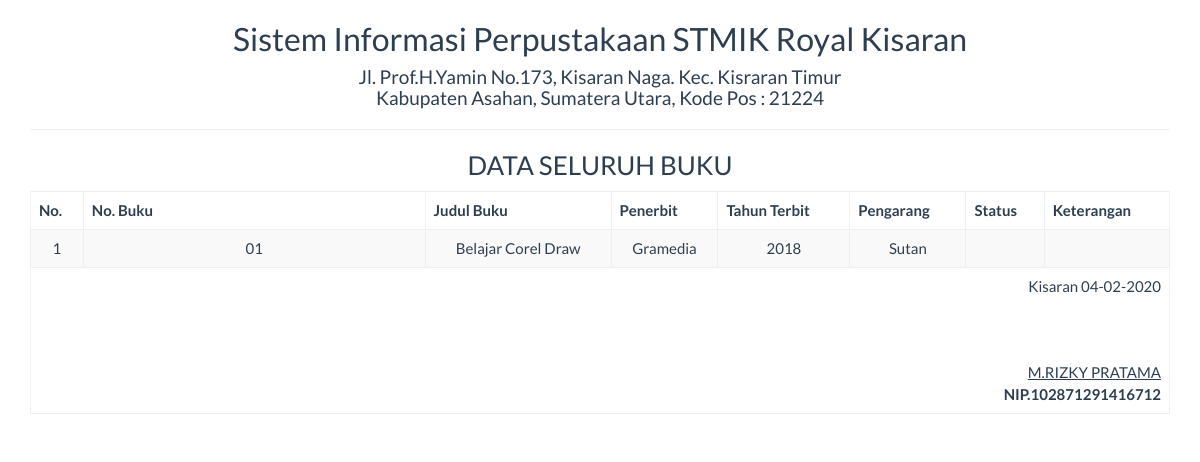
/report/arsip_semua.php, run on an earlier commit of the app's database.
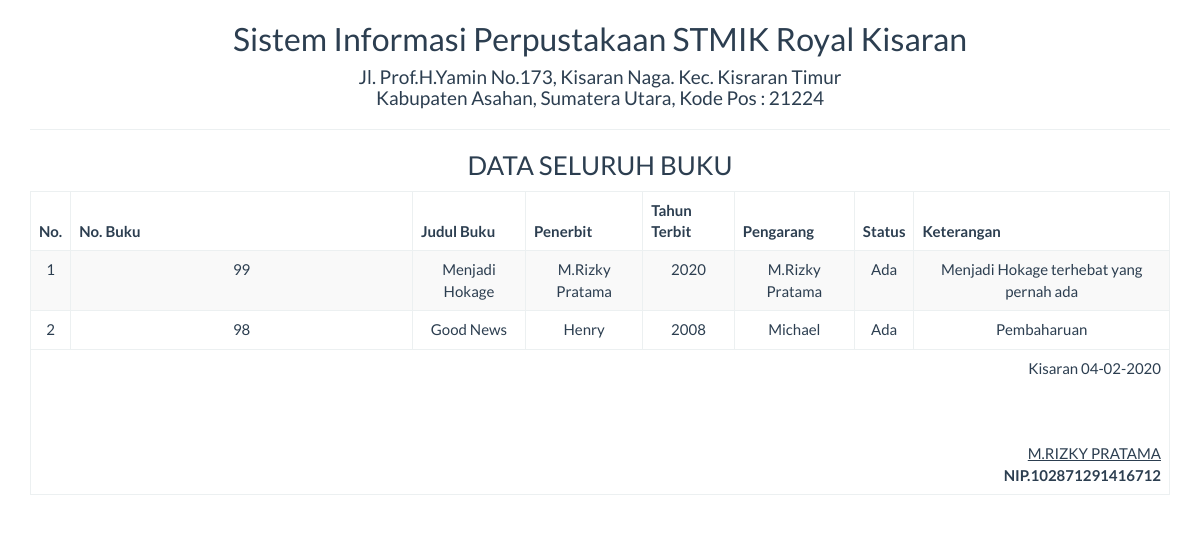
And on a later commit of the database.
### tables this page shows
CREATE TABLE `daftar_buku` (
  `id` int(5) NOT NULL,
  `no_buku` varchar(100) DEFAULT NULL,
  `judul_buku` varchar(100) DEFAULT NULL,
  `penerbit` varchar(100) DEFAULT NULL,
  `tahun_terbit` varchar(100) DEFAULT NULL,
  `pengarang` varchar(100) DEFAULT NULL,
  `status` varchar(100) DEFAULT NULL,
  `ket` varchar(100) DEFAULT NULL,
  `ruang_buku` varchar(100) DEFAULT NULL
);

### report/arsip_semua.php (the view, shortened to what this page needs)
<!DOCTYPE html>
<html>
    <head>
        <link href="../Assets/css/bootstrap.min.css" rel="stylesheet" type="text/css"/>
    </head>
    <body onload="print()">
        <?php
        include '../config/koneksi.php';
        ?>
        <div class="container">
            <div class='row'>
                <div class="col-sm-12">
                    <div class="text-center">
                        <h2>Sistem Informasi Perpustakaan STMIK Royal Kisaran </h2>
                        <h4>Jl. Prof.H.Yamin No.173, Kisaran Naga. Kec. Kisraran Timur <br>  Kabupaten Asahan, Sumatera Utara, Kode Pos : 21224</h4>
                        <hr>
                        <h3>DATA SELURUH BUKU</h3>
                        <table class="table table-bordered table-striped table-hover">
                        <tbody>
                                <thead>
								<tr>
									 <th>No.</th><th width="30%">No. Buku</th><th>Judul Buku</th><th>Penerbit</th><th>Tahun Terbit</th><th>Pengarang</th><th>Status</th><th>Keterangan</th>
								</tr>
								</thead>
							<tbody>
                            <?php
                            $sql = "SELECT * FROM daftar_buku";
                            $query = mysqli_query($koneksi, $sql) or die("SQL Anda Salah");
                            $nomor = 0;
                            while ($data = mysqli_fetch_array($query)) {
                                $nomor++;
                                ?>
                                <tr>
                                    <td><?= $nomor ?></td>
									<td><?= $data['no_buku'] ?></td>
                                    <td><?= $data['judul_buku'] ?></td>
                                    <td><?= $data['penerbit'] ?></td>
									<td><?= $data['tahun_terbit'] ?></td>
									<td><?= $data['pengarang'] ?></td>
									<td><?= $data['status'] ?></td>
                                    <td><?= $data['ket'] ?></td>
                                </tr>
                            <?php } ?>
							</tbody>
                        </tbody>
                            <tfoot>
                                <tr>
                                    <td colspan="8" class="text-right">
                                        Kisaran  <?= date("d-m-Y") ?>
                                        <br><br><br><br>
                                        <u>M.RIZKY PRATAMA<strong></u><br>
                                        NIP.102871291416712
									</td>
								</tr>
							</tfoot>
                        </table>
                    </div>
                </div>
            </div>
    </body>
</html>

What changed in the data, as far as the page shows it:
removed daftar_buku: no_buku "01", judul_buku "Belajar Corel Draw", penerbit "Gramedia", tahun_terbit "2018", pengarang "Sutan"
added daftar_buku: no_buku "99", judul_buku "Menjadi Hokage", penerbit "M.Rizky Pratama", tahun_terbit "2020", pengarang "M.Rizky Pratama", status "Ada", ket "Menjadi Hokage terhebat yang pernah ada"
added daftar_buku: no_buku "98", judul_buku "Good News", penerbit "Henry", tahun_terbit "2008", pengarang "Michael", status "Ada", ket "Pembaharuan"
